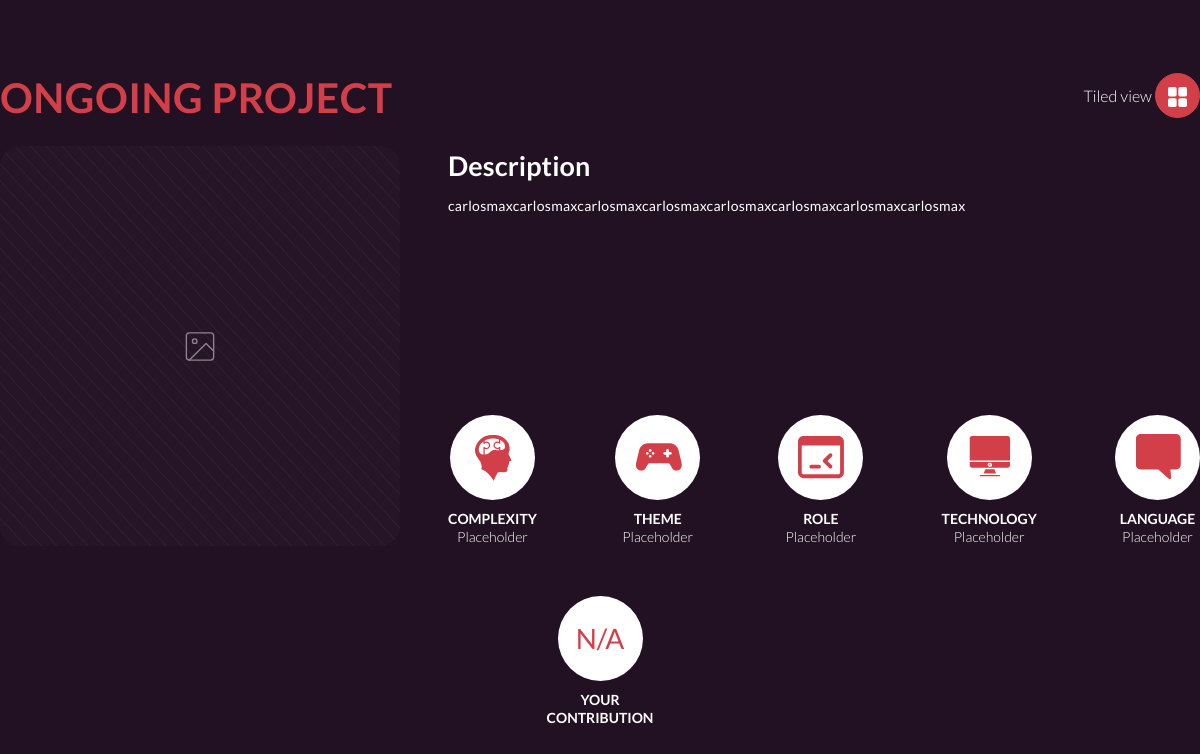
Page /project/1/ (signed in) on the committed database.
### matchcore/models.py (models this page shows, shortened)
class Project(models.Model):
    STATE = [
        ('O', 'Ongoing'),
        ('A', 'Archived'),
    ]
    title = models.CharField(max_length=50)
    small_description = models.CharField(max_length=100)
    big_description = models.CharField(max_length=1000)
    img = models.ImageField(upload_to='images/projects', default='')
    state = models.CharField(max_length=1, choices=STATE)
    tags = models.ManyToManyField(ProjectTag)
    participants = models.ManyToManyField(Person, through='ProjectParticipation')

### matchcore/views.py (the view)
# urls.py: path('project/<int:project_id>/', views.project_page),
def project_page(request, project_id):
    if request.user.is_authenticated:
        is_participant = False
        is_owner = False
        request_sent = False
        current_project = Project.objects.get(id=project_id)
        user = request.user
        project_participation = user.person.project_participations.filter(project__id=project_id).first()
        notif = Notification.objects.filter(sender=user.person, project=current_project, type="JR").first()
        if project_participation is not None:
            is_participant = True
            if project_participation.owner:
                is_owner = True
            pass
        elif notif is not None:
            request_sent = True
        context = {
            'current_project': current_project,
            'request_sent': request_sent,
            'is_owner': is_owner,
            'is_participant': is_participant,
        }
        return render(request, 'matchcore/project_page.html', context)
    else:
        return redirect(login_page)

### matchcore/templates/matchcore/project_page.html
{% extends "matchcore/layout_empty.html" %}
{% load static %}
{% block main %}
<div class="container project-view">
	<div class="h-100 d-flex flex-column justify-content-center">
		<div class="row mb-3">
			<div class="col px-0">
				<h1>{{current_project.title}}</h1>
			</div>
			<div class="col text-right px-0">
				<span class="align-middle tiled-button-text">Tiled view</span>
				<button class="tiled-button btn btn-primary">
					<img src="{% static 'matchcore/images/tiled.svg' %}">
				</button>
			</div>
		</div>
		<div class="row">
			<div class="col-4 mr-4 embed-responsive embed-responsive-1by1">
				<img class="project-picture embed-responsive-item" src="{% static 'matchcore/images/projects/placeholder_ppage.svg' %}">
			</div>
			<div class="col project-info ml-4">
				<div class="row"><h2>Description</h2></div>
				<div class="row project-long-desc pr-3 mb-5 scrollable">
					<p>{{current_project.big_description}}</p>
				</div>
				<div class="row project-tags">
					<div class="tags-item">
						<div class="tags-circle"><img src="{% static 'matchcore/images/projects/tag-complexity.svg' %}"></div>
						<div class="tags-desc"><span class="tags-name">Complexity</span>Placeholder</div>
					</div>
					<div class="tags-item">
						<div class="tags-circle"><img src="{% static 'matchcore/images/projects/tag-theme.svg' %}"></div>
						<div class="tags-desc"><span class="tags-name">Theme</span>Placeholder</div>
					</div>
					<div class="tags-item">
						<div class="tags-circle"><img src="{% static 'matchcore/images/projects/tag-role.svg' %}"></div>
						<div class="tags-desc"><span class="tags-name">Role</span>Placeholder</div>
					</div>
					<div class="tags-item">
						<div class="tags-circle"><img src="{% static 'matchcore/images/projects/tag-technology.svg' %}"></div>
						<div class="tags-desc"><span class="tags-name">Technology</span>Placeholder</div>
					</div>
					<div class="tags-item">
						<div class="tags-circle"><img src="{% static 'matchcore/images/projects/tag-language.svg' %}"></div>
						<div class="tags-desc"><span class="tags-name">Language</span>Placeholder</div>
					</div>
				</div>
			</div>
		</div>
		<div class="row project-score">
			<div class="score-item">
				<div class="score-circle">N/A</div>
				<div class="score-desc">Your contribution</div>
			</div>
		</div>
	</div>
</div>
{% endblock %}

### rows in the picture
Project: title "ONGOING PROJECT", big_description "carlosmaxcarlosmaxcarlosmaxcarlosmaxcarlosmaxcarlosmaxcarlosmaxcarlosmax"
